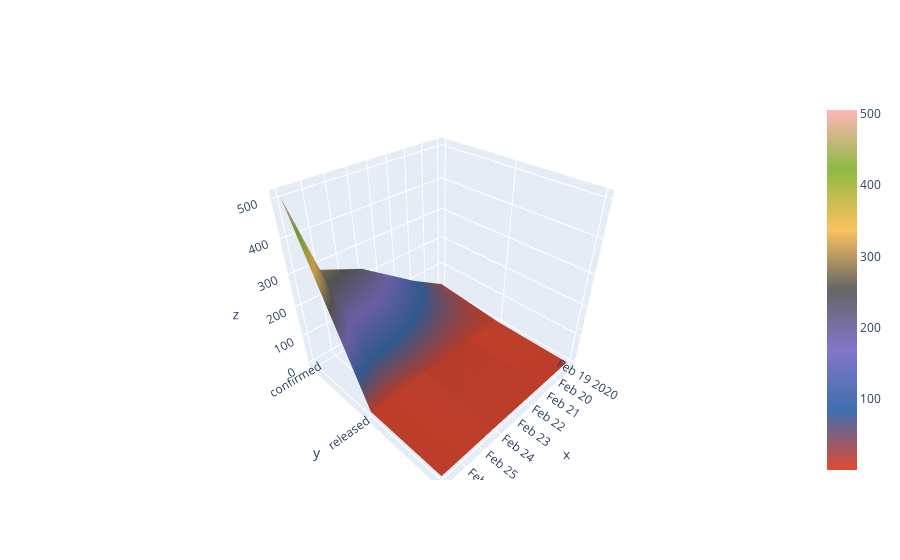

The code cell stored with this chart in its notebook:
### Code cell
cf.set_config_file(theme='ggplot')
data_merged.set_index('date').iplot(kind='surface')

### Figure 1 — Plotly figure (JSON) as saved in the notebook; plotly's stock layout.template omitted (floating-point values rounded to 4 significant figures)
{"data": [{"colorscale": [[0, "rgb(226, 74, 51)"], [0.1667, "rgb(62, 111, 176)"], [0.3333, "rgb(132, 118, 202)"], [0.5, "rgb(101, 101, 101)"], [0.6667, "rgb(251, 193, 94)"], [0.8333, "rgb(142, 186, 66)"], [1, "rgb(255, 181, 184)"]], "type": "surface", "x": ["2020-02-19", "2020-02-21", "2020-02-24", "2020-02-26", "2020-02-27"], "y": ["confirmed", "released", "deceased"], "z": [[26, 100, 231, 285, 505], [4, 1, 4, 2, 2], [1, 1, 2, 1, 1]]}], "layout": {"legend": {"bgcolor": "#FFFFFF", "font": {"color": "#666666"}}, "paper_bgcolor": "#FFFFFF", "plot_bgcolor": "#E5E5E5", "title": {"font": {"color": "#151516"}}, "xaxis": {"gridcolor": "#F6F6F6", "showgrid": true, "tickfont": {"color": "#666666"}, "title": {"font": {"color": "#666666"}, "text": ""}, "zerolinecolor": "#F6F6F6"}, "yaxis": {"gridcolor": "#F6F6F6", "showgrid": true, "tickfont": {"color": "#666666"}, "title": {"font": {"color": "#666666"}, "text": ""}, "zerolinecolor": "#F6F6F6"}}}
